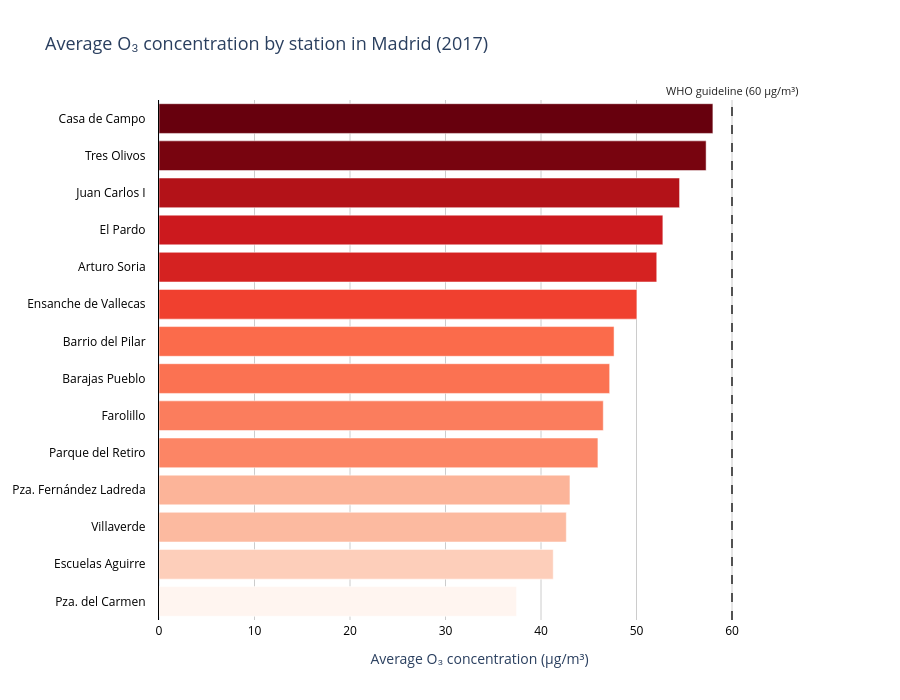

Write notebook code for a chart like this one.
### Markdown cell above
# Question 2

### Code cell
# Filter to 2017 only
df_2017 = df_full[df_full['year'] == 2017]

# Compute average O3 per station, drop stations with no O3 data
station_o3 = df_2017.groupby('name')['O_3'].mean().dropna().round(2)

# Rank from highest to lowest
station_o3 = station_o3.sort_values(ascending=False).reset_index()
station_o3.columns = ['station', 'avg_o3']

fig2 = go.Figure()

fig2.add_trace(go.Bar(
    x=station_o3['avg_o3'],
    y=station_o3['station'],
    orientation='h',
    marker=dict(
        color=station_o3['avg_o3'],
        colorscale='Reds',
        showscale=False,
        colorbar=dict(
            title='O₃ (µg/m³)',
            tickfont=dict(color='black')
        )
    ),
    customdata=station_o3['avg_o3'],
    hovertemplate=(
        '<b>%{y}</b><br>' +
        'Average O₃: %{x:.2f} µg/m³<extra></extra>'
    )
))

fig2.add_vline(
    x=60,
    line_dash='dash',
    line_color='#222222',
    line_width=1.5,
    annotation_text='WHO guideline (60 µg/m³)',
    annotation_position='top',
    annotation_font=dict(color='#222222', size=11)
)

fig2.update_layout(
    title=dict(
        text=(
            'Average O₃ concentration by station in Madrid (2017)'
        ),
        font=dict(size=18)
    ),
    xaxis_title='Average O₃ concentration (µg/m³)',
    hoverlabel=dict(
        bgcolor='white',
        bordercolor='#cccccc',
        font=dict(color='black')
    ),
    xaxis=dict(
        showgrid=True,
        gridcolor='#cccccc',
        gridwidth=1,
        linecolor='rgba(0,0,0,0)',
        tickfont=dict(color='black')
    ),
    yaxis=dict(
        autorange='reversed',
        linecolor='black',
        linewidth=1,
        tickfont=dict(color='black'),
        ticklabelstandoff=10
    ),
    template='plotly_white',
    margin=dict(r=100),
    height=700
)

fig2.show()

#save image
fig2.write_image("design2.png", width=1200, height=600, scale=3)

### Figure 1 — Plotly figure (JSON) as saved in the notebook; plotly's stock layout.template omitted (floating-point values rounded to 4 significant figures)
{"data": [{"customdata": [58.0, 57.29, 54.51, 52.76, 52.12, 50.04, 47.65, 47.19, 46.52, 45.96, 43.03, 42.65, 41.28, 37.43], "hovertemplate": "<b>%{y}</b><br>Average O₃: %{x:.2f} µg/m³<extra></extra>", "marker": {"color": [58.0, 57.29, 54.51, 52.76, 52.12, 50.04, 47.65, 47.19, 46.52, 45.96, 43.03, 42.65, 41.28, 37.43], "colorbar": {"tickfont": {"color": "black"}, "title": {"text": "O₃ (µg/m³)"}}, "colorscale": [[0, "rgb(255,245,240)"], [0.125, "rgb(254,224,210)"], [0.25, "rgb(252,187,161)"], [0.375, "rgb(252,146,114)"], [0.5, "rgb(251,106,74)"], [0.625, "rgb(239,59,44)"], [0.75, "rgb(203,24,29)"], [0.875, "rgb(165,15,21)"], [1, "rgb(103,0,13)"]], "showscale": false}, "orientation": "h", "type": "bar", "x": [58.0, 57.29, 54.51, 52.76, 52.12, 50.04, 47.65, 47.19, 46.52, 45.96, 43.03, 42.65, 41.28, 37.43], "y": ["Casa de Campo", "Tres Olivos", "Juan Carlos I", "El Pardo", "Arturo Soria", "Ensanche de Vallecas", "Barrio del Pilar", "Barajas Pueblo", "Farolillo", "Parque del Retiro", "Pza. Fernández Ladreda", "Villaverde", "Escuelas Aguirre", "Pza. del Carmen"]}], "layout": {"annotations": [{"font": {"color": "#222222", "size": 11}, "showarrow": false, "text": "WHO guideline (60 µg/m³)", "x": 60, "xanchor": "center", "xref": "x", "y": 1, "yanchor": "bottom", "yref": "y domain"}], "height": 700, "hoverlabel": {"bgcolor": "white", "bordercolor": "#cccccc", "font": {"color": "black"}}, "margin": {"r": 100}, "shapes": [{"line": {"color": "#222222", "dash": "dash", "width": 1.5}, "type": "line", "x0": 60, "x1": 60, "xref": "x", "y0": 0, "y1": 1, "yref": "y domain"}], "title": {"font": {"size": 18}, "text": "Average O₃ concentration by station in Madrid (2017)"}, "xaxis": {"gridcolor": "#cccccc", "gridwidth": 1, "linecolor": "rgba(0,0,0,0)", "showgrid": true, "tickfont": {"color": "black"}, "title": {"text": "Average O₃ concentration (µg/m³)"}}, "yaxis": {"autorange": "reversed", "linecolor": "black", "linewidth": 1, "tickfont": {"color": "black"}, "ticklabelstandoff": 10}}}
